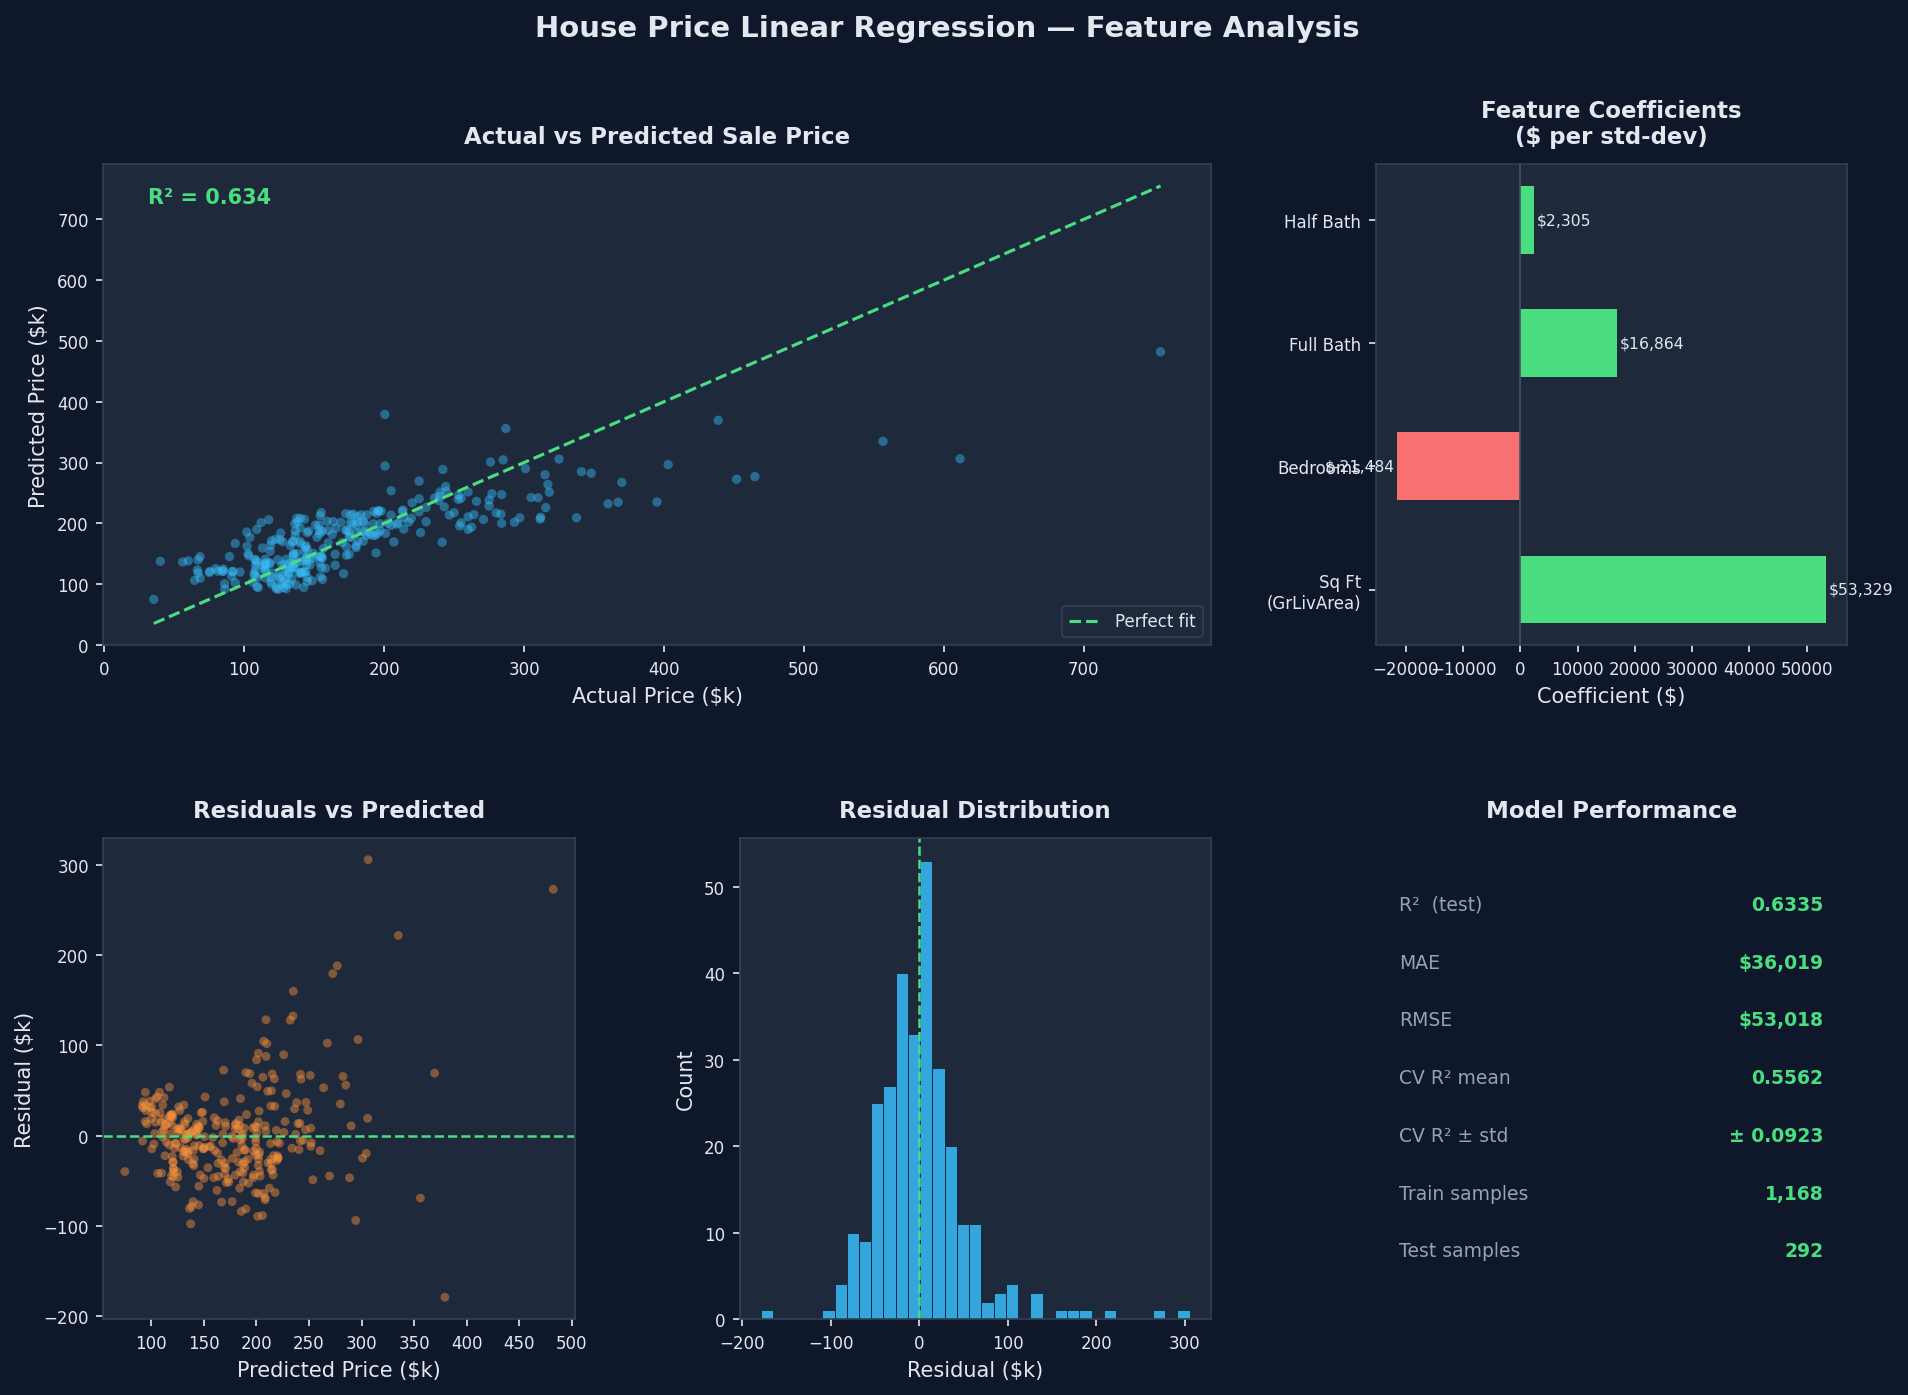

Here is the Python script that generated this plot:
import warnings
warnings.filterwarnings("ignore")

import pandas as pd
import numpy as np
import matplotlib.pyplot as plt
import matplotlib.gridspec as gridspec
from sklearn.linear_model import LinearRegression
from sklearn.model_selection import train_test_split, cross_val_score
from sklearn.preprocessing import StandardScaler
from sklearn.metrics import mean_absolute_error, mean_squared_error, r2_score

# ── 1. Load data ─────────────────────────────────────────────────────────────
df = pd.read_csv("train.csv")

FEATURES = ["GrLivArea", "BedroomAbvGr", "FullBath", "HalfBath"]
TARGET   = "SalePrice"

X = df[FEATURES].copy()
y = df[TARGET].copy()

print("=" * 55)
print("  House Price Prediction — Linear Regression")
print("=" * 55)
print(f"\nDataset: {len(df):,} houses | Features: {FEATURES}")

# ── 2. Train / test split ────────────────────────────────────────────────────
X_train, X_test, y_train, y_test = train_test_split(
    X, y, test_size=0.2, random_state=42
)

# ── 3. Scale features ────────────────────────────────────────────────────────
scaler = StandardScaler()
X_train_s = scaler.fit_transform(X_train)
X_test_s  = scaler.transform(X_test)

# ── 4. Train model ───────────────────────────────────────────────────────────
model = LinearRegression()
model.fit(X_train_s, y_train)

# ── 5. Evaluate ──────────────────────────────────────────────────────────────
y_pred = model.predict(X_test_s)

mae  = mean_absolute_error(y_test, y_pred)
rmse = np.sqrt(mean_squared_error(y_test, y_pred))
r2   = r2_score(y_test, y_pred)

cv_r2 = cross_val_score(
    LinearRegression(), X_train_s, y_train,
    cv=5, scoring="r2"
)

print("\n── Model Coefficients ──────────────────────────────")
print(f"  Intercept : ${model.intercept_:>12,.0f}")
for feat, coef in zip(FEATURES, model.coef_):
    label = feat.ljust(14)
    direction = "▲" if coef > 0 else "▼"
    print(f"  {label}: ${coef:>10,.0f}  {direction} per std-dev")

print("\n── Test-Set Metrics ────────────────────────────────")
print(f"  R²   : {r2:.4f}  ({r2*100:.1f}% of variance explained)")
print(f"  MAE  : ${mae:>10,.0f}")
print(f"  RMSE : ${rmse:>10,.0f}")
print(f"\n── 5-Fold CV R² ────────────────────────────────────")
print(f"  Scores : {[f'{s:.4f}' for s in cv_r2]}")
print(f"  Mean   : {cv_r2.mean():.4f}  ±  {cv_r2.std():.4f}")

# ── 6. Sample predictions ─────────────────────────────────────────────────────
print("\n── Sample Predictions (first 8 test houses) ────────")
print(f"  {'Actual':>10}  {'Predicted':>10}  {'Error':>10}")
print("  " + "-" * 35)
for actual, pred in zip(y_test.values[:8], y_pred[:8]):
    err = pred - actual
    print(f"  ${actual:>9,.0f}  ${pred:>9,.0f}  {err:>+10,.0f}")

# ── 7. Visualise ─────────────────────────────────────────────────────────────
fig = plt.figure(figsize=(15, 10))
fig.patch.set_facecolor("#0f172a")

gs = gridspec.GridSpec(2, 3, figure=fig, hspace=0.40, wspace=0.35)

ACCENT = "#38bdf8"
GREEN  = "#4ade80"
ORANGE = "#fb923c"
RED    = "#f87171"
TEXT   = "#e2e8f0"
PANEL  = "#1e293b"

def style_ax(ax, title):
    ax.set_facecolor(PANEL)
    ax.set_title(title, color=TEXT, fontsize=11, fontweight="bold", pad=10)
    ax.tick_params(colors=TEXT, labelsize=8)
    for spine in ax.spines.values():
        spine.set_edgecolor("#334155")
    ax.xaxis.label.set_color(TEXT)
    ax.yaxis.label.set_color(TEXT)

# 7a. Actual vs Predicted
ax1 = fig.add_subplot(gs[0, :2])
ax1.scatter(y_test / 1e3, y_pred / 1e3, alpha=0.45, s=20, color=ACCENT, edgecolors="none")
lims = [min(y_test.min(), y_pred.min()) / 1e3, max(y_test.max(), y_pred.max()) / 1e3]
ax1.plot(lims, lims, color=GREEN, lw=1.5, linestyle="--", label="Perfect fit")
ax1.set_xlabel("Actual Price ($k)")
ax1.set_ylabel("Predicted Price ($k)")
style_ax(ax1, "Actual vs Predicted Sale Price")
ax1.legend(facecolor=PANEL, edgecolor="#334155", labelcolor=TEXT, fontsize=8)
ax1.text(0.04, 0.92, f"R² = {r2:.3f}", transform=ax1.transAxes,
         color=GREEN, fontsize=10, fontweight="bold")

# 7b. Coefficients bar chart
ax2 = fig.add_subplot(gs[0, 2])
colors = [GREEN if c > 0 else RED for c in model.coef_]
labels = ["Sq Ft\n(GrLivArea)", "Bedrooms", "Full Bath", "Half Bath"]
bars = ax2.barh(labels, model.coef_, color=colors, edgecolor="none", height=0.55)
ax2.axvline(0, color="#475569", linewidth=0.8)
for bar, val in zip(bars, model.coef_):
    ax2.text(val + (500 if val >= 0 else -500), bar.get_y() + bar.get_height() / 2,
             f"${val:,.0f}", va="center",
             ha="left" if val >= 0 else "right", color=TEXT, fontsize=7.5)
style_ax(ax2, "Feature Coefficients\n($ per std-dev)")
ax2.set_xlabel("Coefficient ($)")

# 7c. Residuals vs Predicted
residuals = y_test.values - y_pred
ax3 = fig.add_subplot(gs[1, 0])
ax3.scatter(y_pred / 1e3, residuals / 1e3, alpha=0.45, s=18, color=ORANGE, edgecolors="none")
ax3.axhline(0, color=GREEN, lw=1.2, linestyle="--")
ax3.set_xlabel("Predicted Price ($k)")
ax3.set_ylabel("Residual ($k)")
style_ax(ax3, "Residuals vs Predicted")

# 7d. Residual distribution
ax4 = fig.add_subplot(gs[1, 1])
ax4.hist(residuals / 1e3, bins=35, color=ACCENT, edgecolor="#0f172a", linewidth=0.4, alpha=0.85)
ax4.axvline(0, color=GREEN, lw=1.2, linestyle="--")
ax4.set_xlabel("Residual ($k)")
ax4.set_ylabel("Count")
style_ax(ax4, "Residual Distribution")

# 7e. Metrics summary card
ax5 = fig.add_subplot(gs[1, 2])
ax5.set_facecolor(PANEL)
ax5.axis("off")
style_ax(ax5, "Model Performance")
metrics = [
    ("R²  (test)",    f"{r2:.4f}"),
    ("MAE",           f"${mae:,.0f}"),
    ("RMSE",          f"${rmse:,.0f}"),
    ("CV R² mean",    f"{cv_r2.mean():.4f}"),
    ("CV R² ± std",   f"± {cv_r2.std():.4f}"),
    ("Train samples", f"{len(X_train):,}"),
    ("Test samples",  f"{len(X_test):,}"),
]
for i, (label, value) in enumerate(metrics):
    y_pos = 0.85 - i * 0.12
    ax5.text(0.05, y_pos, label, transform=ax5.transAxes,
             color="#94a3b8", fontsize=9)
    ax5.text(0.95, y_pos, value, transform=ax5.transAxes,
             color=GREEN, fontsize=9, fontweight="bold", ha="right")

fig.suptitle("House Price Linear Regression — Feature Analysis",
             color=TEXT, fontsize=14, fontweight="bold", y=0.98)

out = "house_price_regression.png"
plt.savefig(out, dpi=150, bbox_inches="tight", facecolor=fig.get_facecolor())
print(f"\nChart saved → {out}")
plt.savefig(out, dpi=150, bbox_inches="tight", facecolor=fig.get_facecolor())
plt.show()

print(f"\nChart saved → {out}")
